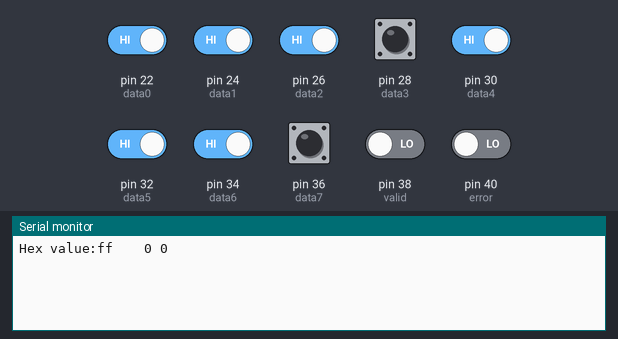
The sketch below on a simulated Arduino Mega 2560, built with avr-gcc and run on an emulated ATmega2560. Parts: the last lines printed to the serial monitor. The inputs (shaded band) are chosen by the test bench; at power-on: pin 22 (data0), pin 24 (data1), pin 26 (data2), pin 28 (data3), pin 30 (data4), pin 32 (data5), pin 34 (data6), pin 36 (data7) HIGH, pin 38 (valid), pin 40 (error) LOW.

Above: at 1.2 s.
1.3 s: pin 22 (data0) driven LOW
At 2.5 s:
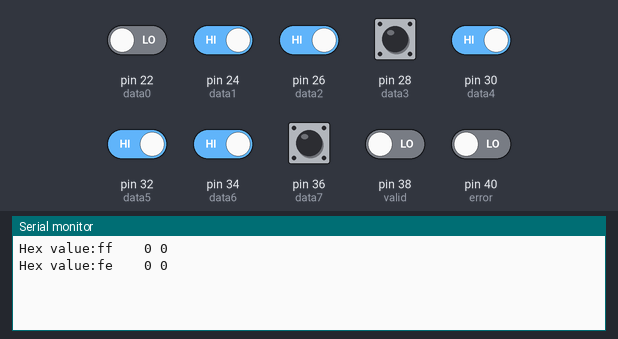
2.8 s: pin 24 (data1) driven LOW
At 3.7 s:
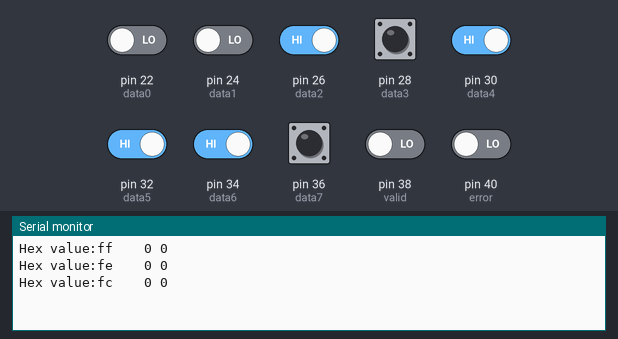
4.3 s: pin 26 (data2) driven LOW
At 4.8 s:
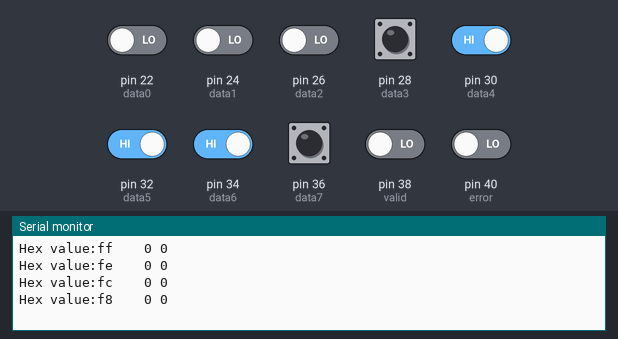
5.8 s: pin 30 (data4) driven LOW
At 7.0 s:
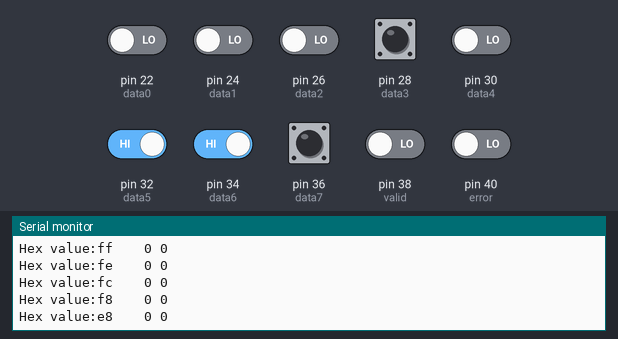
7.3 s: pin 32 (data5) driven LOW
At 8.3 s:
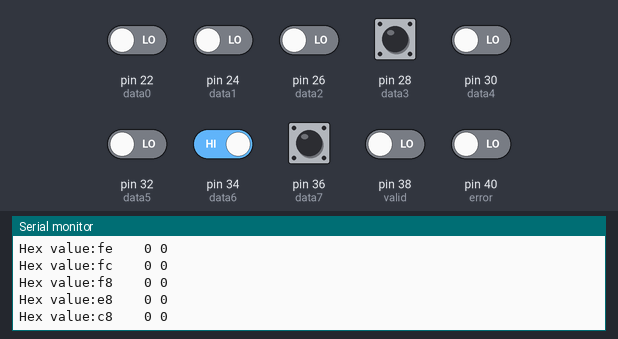
8.8 s: pin 34 (data6) driven LOW
At 9.4 s:
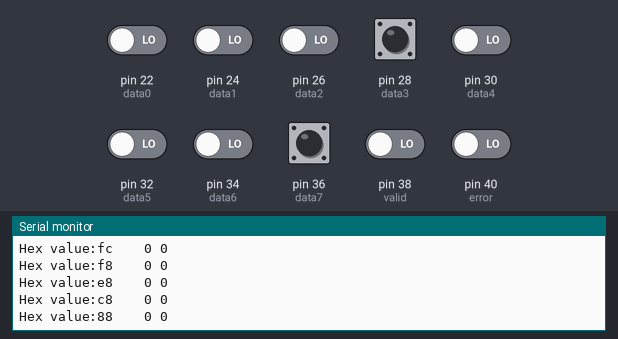

The sketch:

interpretador.ino
```cpp
#define data0 22
#define data1 24
#define data2 26
#define data3 28
#define data4 30
#define data5 32
#define data6 34
#define data7 36

#define valid 38
#define error 40

int data[8];
int decData;
String hexData;
bool changed;

void setup() {
  Serial.begin(115200);
  pinMode(data0, INPUT);
  pinMode(data1, INPUT);
  pinMode(data2, INPUT);
  pinMode(data3, INPUT);
  pinMode(data4, INPUT);
  pinMode(data5, INPUT);
  pinMode(data6, INPUT);
  pinMode(data7, INPUT);

  pinMode(valid, INPUT);
  pinMode(error, INPUT);
}

void loop() {
  changed = false;

  if(digitalRead(data0) != data[0]){
    data[0] = digitalRead(data0);
    changed = true;
  }
  if(digitalRead(data1) != data[1]){
    data[1] = digitalRead(data1);
    changed = true;
  }
  if(digitalRead(data2) != data[2]){
    data[2] = digitalRead(data2);
    changed = true;
  }
  if(digitalRead(data3) != data[3]){
    data[3] = digitalRead(data3);
    changed = true;
  }
  if(digitalRead(data4) != data[4]){
    data[4] = digitalRead(data4);
    changed = true;
  }
  if(digitalRead(data5) != data[5]){
    data[5] = digitalRead(data5);
    changed = true;
  }
  if(digitalRead(data6) != data[6]){
    data[6] = digitalRead(data6);
    changed = true;
  }
  if(digitalRead(data7) != data[7]){
    data[7] = digitalRead(data7);
    changed = true;
  }
  decData = data[7]*128+data[6]*64+data[5]*32+data[4]*16+data[3]*8+data[2]*4+data[1]*2+data[0]*1;
  hexData = String(decData, HEX);
  if(changed){
    Serial.print("Hex value:");
    Serial.print(hexData);
    Serial.print("    ");
    Serial.print(digitalRead(valid));
    Serial.print(" ");
    Serial.println(digitalRead(error));
    changed = false;
  }
}
```

Measured:
- after the input at 1.3 s, the serial monitor: prints a new line at once (image 1)
- after the input at 2.8 s, the serial monitor: prints a new line at once (image 2)
- after the input at 4.3 s, the serial monitor: prints a new line at once (image 3)
- after the input at 5.8 s, the serial monitor: prints a new line at once (image 4)
- after the input at 7.3 s, the serial monitor: prints a new line at once (image 5)
- after the input at 8.8 s, the serial monitor: prints a new line at once (image 6)
